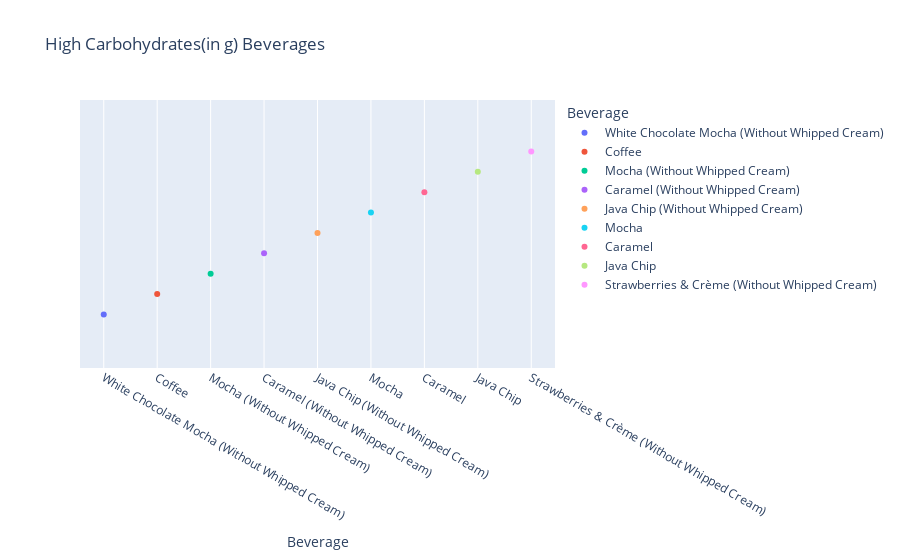

This figure's notebook cell:
### Code cell
# Strip plot for Total Carbohydrates
fig=px.strip(carbs_data, x='Beverage',height=500,hover_name= 'TotalCarbohydrates(g)',title="High Carbohydrates(in g) Beverages",color ='Beverage')
fig.write_html("HTML/t-carbs.html")
fig.show()

### Figure 1 — Plotly figure (JSON) as saved in the notebook; plotly's stock layout.template omitted (floating-point values rounded to 4 significant figures)
{"data": [{"alignmentgroup": "True", "boxpoints": "all", "fillcolor": "rgba(255,255,255,0)", "hoveron": "points", "hovertemplate": "<b>%{hovertext}</b><br><br>Beverage=%{x}<extra></extra>", "hovertext": ["250"], "legendgroup": "White Chocolate Mocha (Without Whipped Cream)", "line": {"color": "rgba(255,255,255,0)"}, "marker": {"color": "#636efa"}, "name": "White Chocolate Mocha (Without Whipped Cream)", "offsetgroup": "White Chocolate Mocha (Without Whipped Cream)", "orientation": "h", "pointpos": 0, "showlegend": true, "type": "box", "x": ["White Chocolate Mocha (Without Whipped Cream)"], "x0": " ", "xaxis": "x", "y0": " ", "yaxis": "y"}, {"alignmentgroup": "True", "boxpoints": "all", "fillcolor": "rgba(255,255,255,0)", "hoveron": "points", "hovertemplate": "<b>%{hovertext}</b><br><br>Beverage=%{x}<extra></extra>", "hovertext": ["300"], "legendgroup": "Coffee", "line": {"color": "rgba(255,255,255,0)"}, "marker": {"color": "#EF553B"}, "name": "Coffee", "offsetgroup": "Coffee", "orientation": "h", "pointpos": 0, "showlegend": true, "type": "box", "x": ["Coffee"], "x0": " ", "xaxis": "x", "y0": " ", "yaxis": "y"}, {"alignmentgroup": "True", "boxpoints": "all", "fillcolor": "rgba(255,255,255,0)", "hoveron": "points", "hovertemplate": "<b>%{hovertext}</b><br><br>Beverage=%{x}<extra></extra>", "hovertext": ["300"], "legendgroup": "Mocha (Without Whipped Cream)", "line": {"color": "rgba(255,255,255,0)"}, "marker": {"color": "#00cc96"}, "name": "Mocha (Without Whipped Cream)", "offsetgroup": "Mocha (Without Whipped Cream)", "orientation": "h", "pointpos": 0, "showlegend": true, "type": "box", "x": ["Mocha (Without Whipped Cream)"], "x0": " ", "xaxis": "x", "y0": " ", "yaxis": "y"}, {"alignmentgroup": "True", "boxpoints": "all", "fillcolor": "rgba(255,255,255,0)", "hoveron": "points", "hovertemplate": "<b>%{hovertext}</b><br><br>Beverage=%{x}<extra></extra>", "hovertext": ["290"], "legendgroup": "Caramel (Without Whipped Cream)", "line": {"color": "rgba(255,255,255,0)"}, "marker": {"color": "#ab63fa"}, "name": "Caramel (Without Whipped Cream)", "offsetgroup": "Caramel (Without Whipped Cream)", "orientation": "h", "pointpos": 0, "showlegend": true, "type": "box", "x": ["Caramel (Without Whipped Cream)"], "x0": " ", "xaxis": "x", "y0": " ", "yaxis": "y"}, {"alignmentgroup": "True", "boxpoints": "all", "fillcolor": "rgba(255,255,255,0)", "hoveron": "points", "hovertemplate": "<b>%{hovertext}</b><br><br>Beverage=%{x}<extra></extra>", "hovertext": ["250"], "legendgroup": "Java Chip (Without Whipped Cream)", "line": {"color": "rgba(255,255,255,0)"}, "marker": {"color": "#FFA15A"}, "name": "Java Chip (Without Whipped Cream)", "offsetgroup": "Java Chip (Without Whipped Cream)", "orientation": "h", "pointpos": 0, "showlegend": true, "type": "box", "x": ["Java Chip (Without Whipped Cream)"], "x0": " ", "xaxis": "x", "y0": " ", "yaxis": "y"}, {"alignmentgroup": "True", "boxpoints": "all", "fillcolor": "rgba(255,255,255,0)", "hoveron": "points", "hovertemplate": "<b>%{hovertext}</b><br><br>Beverage=%{x}<extra></extra>", "hovertext": ["280"], "legendgroup": "Mocha", "line": {"color": "rgba(255,255,255,0)"}, "marker": {"color": "#19d3f3"}, "name": "Mocha", "offsetgroup": "Mocha", "orientation": "h", "pointpos": 0, "showlegend": true, "type": "box", "x": ["Mocha"], "x0": " ", "xaxis": "x", "y0": " ", "yaxis": "y"}, {"alignmentgroup": "True", "boxpoints": "all", "fillcolor": "rgba(255,255,255,0)", "hoveron": "points", "hovertemplate": "<b>%{hovertext}</b><br><br>Beverage=%{x}<extra></extra>", "hovertext": ["270"], "legendgroup": "Caramel", "line": {"color": "rgba(255,255,255,0)"}, "marker": {"color": "#FF6692"}, "name": "Caramel", "offsetgroup": "Caramel", "orientation": "h", "pointpos": 0, "showlegend": true, "type": "box", "x": ["Caramel"], "x0": " ", "xaxis": "x", "y0": " ", "yaxis": "y"}, {"alignmentgroup": "True", "boxpoints": "all", "fillcolor": "rgba(255,255,255,0)", "hoveron": "points", "hovertemplate": "<b>%{hovertext}</b><br><br>Beverage=%{x}<extra></extra>", "hovertext": ["320"], "legendgroup": "Java Chip", "line": {"color": "rgba(255,255,255,0)"}, "marker": {"color": "#B6E880"}, "name": "Java Chip", "offsetgroup": "Java Chip", "orientation": "h", "pointpos": 0, "showlegend": true, "type": "box", "x": ["Java Chip"], "x0": " ", "xaxis": "x", "y0": " ", "yaxis": "y"}, {"alignmentgroup": "True", "boxpoints": "all", "fillcolor": "rgba(255,255,255,0)", "hoveron": "points", "hovertemplate": "<b>%{hovertext}</b><br><br>Beverage=%{x}<extra></extra>", "hovertext": ["260"], "legendgroup": "Strawberries & Crème (Without Whipped Cream)", "line": {"color": "rgba(255,255,255,0)"}, "marker": {"color": "#FF97FF"}, "name": "Strawberries & Crème (Without Whipped Cream)", "offsetgroup": "Strawberries & Crème (Without Whipped Cream)", "orientation": "h", "pointpos": 0, "showlegend": true, "type": "box", "x": ["Strawberries & Crème (Without Whipped Cream)"], "x0": " ", "xaxis": "x", "y0": " ", "yaxis": "y"}], "layout": {"autosize": true, "boxmode": "group", "legend": {"title": {"text": "Beverage"}, "tracegroupgap": 0}, "title": {"text": "High Carbohydrates(in g) Beverages"}, "xaxis": {"anchor": "y", "autorange": true, "categoryarray": ["White Chocolate Mocha (Without Whipped Cream)", "Coffee", "Mocha (Without Whipped Cream)", "Caramel (Without Whipped Cream)", "Java Chip (Without Whipped Cream)", "Mocha", "Caramel", "Java Chip", "Strawberries & Crème (Without Whipped Cream)"], "categoryorder": "array", "domain": [0, 1], "range": [-0.4444, 8.444], "title": {"text": "Beverage"}, "type": "category"}, "yaxis": {"anchor": "x", "autorange": true, "domain": [0, 1], "range": [-0.5157, 0.5157], "type": "category"}}}
